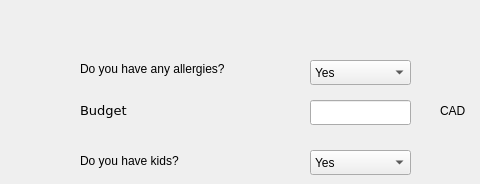
     <widget class="QWidget" name="tab_13">
      <attribute name="title">
       <string>Personal Details</string>
      </attribute>
      <widget class="QLabel" name="label_189">
       <property name="geometry">
        <rect>
         <x>440</x>
         <y>100</y>
         <width>31</width>
         <height>21</height>
        </rect>
       </property>
       <property name="text">
        <string>CAD</string>
       </property>
      </widget>
      <widget class="QLineEdit" name="client_guineaPig_cost">
       <property name="geometry">
        <rect>
         <x>310</x>
         <y>100</y>
         <width>101</width>
         <height>25</height>
        </rect>
       </property>
      </widget>
      <widget class="QLabel" name="label_190">
       <property name="geometry">
        <rect>
         <x>80</x>
         <y>100</y>
         <width>51</width>
         <height>21</height>
        </rect>
       </property>
       <property name="font">
        <font>
         <family>DejaVu Sans</family>
         <pointsize>10</pointsize>
        </font>
       </property>
       <property name="text">
        <string>Budget</string>
       </property>
      </widget>
      <widget class="QComboBox" name="client_guineaPig_kid_friendly">
       <property name="geometry">
        <rect>
         <x>310</x>
         <y>150</y>
         <width>101</width>
         <height>25</height>
        </rect>
       </property>
       <item>
        <property name="text">
         <string>Yes</string>
        </property>
       </item>
       <item>
        <property name="text">
         <string>No</string>
        </property>
       </item>
      </widget>
      <widget class="QLabel" name="label_192">
       <property name="geometry">
        <rect>
         <x>80</x>
         <y>150</y>
         <width>131</width>
         <height>21</height>
        </rect>
       </property>
       <property name="text">
        <string>Do you have kids?</string>
       </property>
      </widget>
      <widget class="QComboBox" name="client_guineaPig_allergies">
       <property name="geometry">
        <rect>
         <x>310</x>
         <y>60</y>
         <width>101</width>
         <height>25</height>
        </rect>
       </property>
       <item>
        <property name="text">
         <string>Yes</string>
        </property>
       </item>
       <item>
        <property name="text">
         <string>No</string>
        </property>
       </item>
      </widget>
      <widget class="QLabel" name="label_43">
       <property name="geometry">
        <rect>
         <x>80</x>
         <y>60</y>
         <width>181</width>
         <height>17</height>
        </rect>
       </property>
       <property name="text">
        <string>Do you have any allergies?</string>
       </property>
      </widget>
     </widget>
